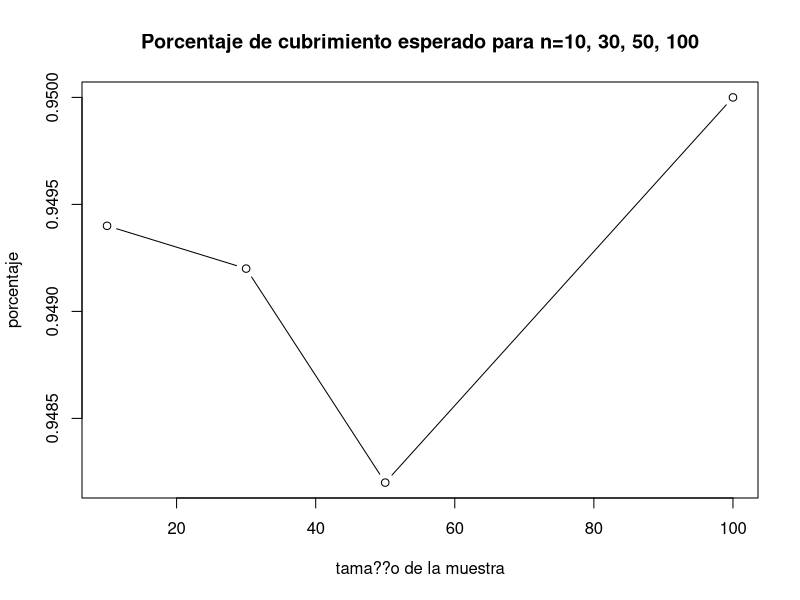
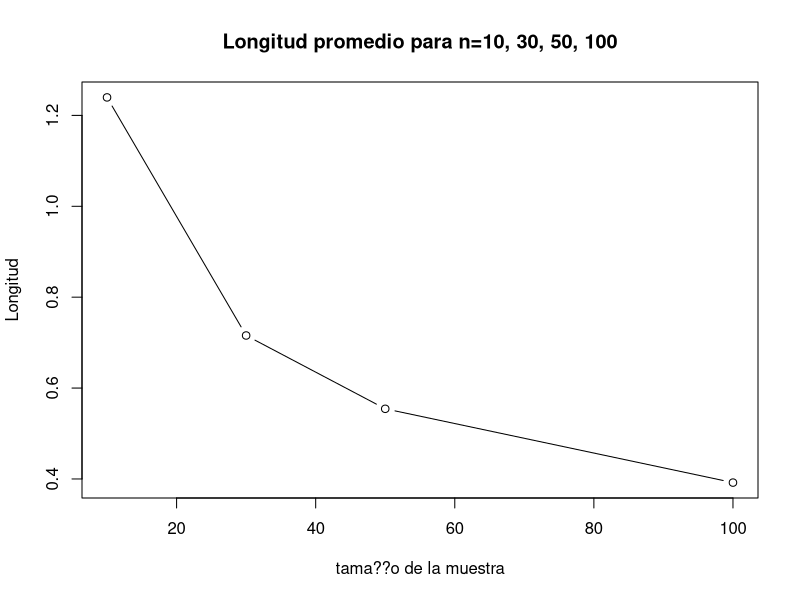
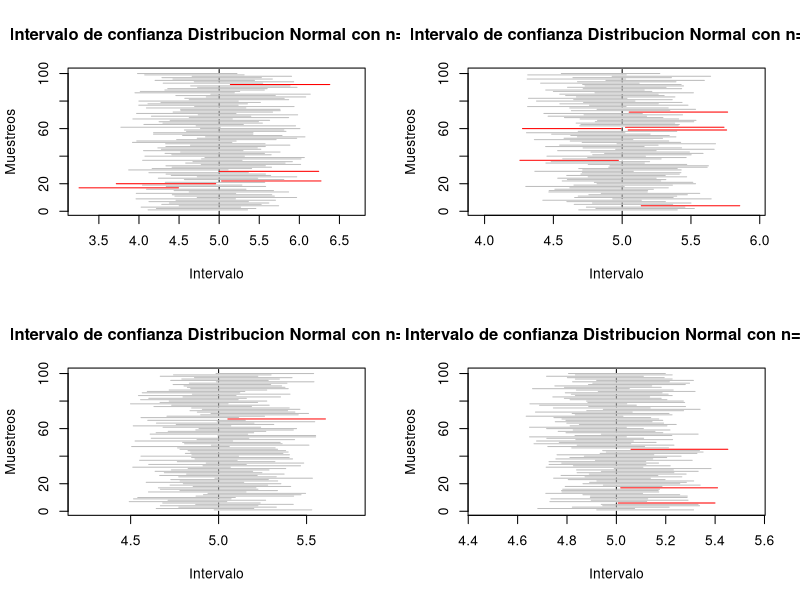

These figures' R source, in order: (Note: a time limit stopped this script after it produced the figures.)

# Laboratorio 3 Metodos Estadisticos 

# Diana C. Arias Sinisterra
# Kevin S. Garcia Chica
# Cesar A. Saavedra Vanegas

#--------------- Punto 1 ---------------#

B <- 5000 ## n??mero de experimentos
mu <- 5
sd <- 1
alpha <- 0.05
cuantil <- qnorm(1-alpha/2)

#---Para n=10---#
n1 <- 10 ## tama??o de muestra

muestras1 <- replicate(B, rnorm(n1, mu, sd))

calcula.el.intervalo1 <- function(columna) {
  
  m1 <- muestras1[, columna]
  
  sem1 <- sd(m1)/sqrt(length(m1))
  
  lim.inf1 <- mean(m1) - cuantil * sqrt(sd)/sqrt(n1)
  lim.sup1 <- mean(m1) + cuantil * sqrt(sd)/sqrt(n1)
  
  c(lim.inf1, lim.sup1)
}

#C??lculo de los nuevos intervalos#
c1=0
mis.intervalos1 <- matrix(rep(0, 10000), nrow = 2) ## matriz de ceros

for(i in 1:5000) {
  mis.intervalos1[,i] <- calcula.el.intervalo1(i)
  if (mis.intervalos1[1, i] <= mu && mis.intervalos1[2, i] >= mu){
    c1= c1+1
  }
  else{
    c1=c1
  }
}

Porcentaje1 <- c1/5000 #Proporcion de intervalos que atrapan al parametro

longitud1 <- numeric(length = B)
for (i in 1:B){
  longitud1[i]=(mis.intervalos1[2,i]-mis.intervalos1[1,i])
  longitudpro1=sum(longitud1)/B
}

#---Para n=30---#
n2 <- 30 ## tama??o de muestra

muestras2 <- replicate(B, rnorm(n2, mu, sd))

calcula.el.intervalo2 <- function(columna) {
  
  m2 <- muestras2[, columna]
  
  sem <- sd(m2)/sqrt(length(m2))
  
  lim.inf2 <- mean(m2) - cuantil * sqrt(sd)/sqrt(n2)
  lim.sup2 <- mean(m2) + cuantil * sqrt(sd)/sqrt(n2)
  
  c(lim.inf2, lim.sup2)
}

#C??lculo de los nuevos intervalos#
c2=0
mis.intervalos2 <- matrix(rep(0, 10000), nrow = 2) ## matriz de ceros

for(i in 1:5000) {
  mis.intervalos2[,i] <- calcula.el.intervalo2(i)
  if (mis.intervalos2[1, i] <= mu && mis.intervalos2[2, i] >= mu){
    c2= c2+1
  }
  else{
    c2=c2
  }
}

Porcentaje2 <- c2/5000 #Proporcion de intervalos que atrapan al parametro

longitud2 <- numeric(length = B)
for (i in 1:B){
  longitud2[i]=(mis.intervalos2[2,i]-mis.intervalos2[1,i])
  longitudpro2=sum(longitud2)/B
}

#---Para n=50---#
n3 <- 50 ## tama??o de muestra

muestras3 <- replicate(B, rnorm(n3, mu, sd))

calcula.el.intervalo3 <- function(columna) {
  
  m3 <- muestras3[, columna]
  
  sem <- sd(m3)/sqrt(length(m3))
  
  lim.inf3 <- mean(m3) - cuantil * sqrt(sd)/sqrt(n3)
  lim.sup3 <- mean(m3) + cuantil * sqrt(sd)/sqrt(n3)
  
  c(lim.inf3, lim.sup3)
}

#C??lculo de los nuevos intervalos#
c3=0
mis.intervalos3 <- matrix(rep(0, 10000), nrow = 2) ## matriz de ceros

for(i in 1:5000) {
  mis.intervalos3[,i] <- calcula.el.intervalo3(i)
  if (mis.intervalos3[1, i] <= mu && mis.intervalos3[2, i] >= mu){
    c3= c3+1
  }
  else{
    c3=c3
  }
}

Porcentaje3 <- c3/5000 #Proporcion de intervalos que atrapan al parametro

longitud3 <- numeric(length = B)
for (i in 1:B){
  longitud3[i]=(mis.intervalos3[2,i]-mis.intervalos3[1,i])
  longitudpro3=sum(longitud3)/B
}

#---Para n=100---#

n4 <- 100 ## tama??o de muestra

muestras4 <- replicate(B, rnorm(n4, mu, sd))

calcula.el.intervalo4 <- function(columna) {
  
  m4 <- muestras4[, columna]
  
  sem <- sd(m4)/sqrt(length(m4))
  
  lim.inf4 <- mean(m4) - cuantil * sqrt(sd)/sqrt(n4)
  lim.sup4 <- mean(m4) + cuantil * sqrt(sd)/sqrt(n4)
  
  c(lim.inf4, lim.sup4)
}

#Calculo de los nuevos intervalos#
c4=0
mis.intervalos4 <- matrix(rep(0, 10000), nrow = 2) ## matriz de ceros

for(i in 1:5000) {
  mis.intervalos4[,i] <- calcula.el.intervalo4(i)
  if (mis.intervalos4[1, i] <= mu && mis.intervalos4[2, i] >= mu){
    c4= c4+1
  }
  else{
    c4=c4
  }
}

Porcentaje4 <- c4/5000 #Proporcion de intervalos que atrapan al parametro

longitud4 <- numeric(length = B)
for (i in 1:B){
  longitud4[i]=(mis.intervalos4[2,i]-mis.intervalos4[1,i])
  longitudpro4=sum(longitud4)/B
}

tabla_cv<-c(Porcentaje1,Porcentaje2,Porcentaje3,Porcentaje4)
tabla_sd<-c(longitudpro1,longitudpro2,longitudpro3,longitudpro4)
tabla_cs<-c(n1,n2,n3,n4)

### Graficos ###
plot(tabla_cs, tabla_cv, type="b", main="Porcentaje de cubrimiento esperado para n=10, 30, 50, 100", 
     xlab="tama??o de la muestra", ylab="porcentaje")
plot(tabla_cs, tabla_sd, type="b", main="Longitud promedio para n=10, 30, 50, 100", 
     xlab="tama??o de la muestra", ylab="Longitud")

par(mfrow=c(2,2))
plot(1:100, type = "n",
     xlim = range(mis.intervalos1), main = "Intervalo de confianza Distribucion Normal con n=10",
     ylab = "Muestreos", xlab = "Intervalo")

abline(v = mu, lty = 2, col=("black"))

for(i in 1:100) {
  segments(mis.intervalos1[1,i], i, mis.intervalos1[2,i], i,
           col = ifelse(mis.intervalos1[1, i] < mu & mis.intervalos1[2, i] > mu, "gray", "red"))  
}

plot(1:100, type = "n",
     xlim = range(mis.intervalos2), main = "Intervalo de confianza Distribucion Normal con n=30",
     ylab = "Muestreos", xlab = "Intervalo")

abline(v = mu, lty = 2, col=("black"))

for(i in 1:100) {
  segments(mis.intervalos2[1,i], i, mis.intervalos2[2,i], i,
           col = ifelse(mis.intervalos2[1, i] < mu & mis.intervalos2[2, i] > mu, "gray", "red"))  
}

plot(1:100, type = "n",
     xlim = range(mis.intervalos3), main = "Intervalo de confianza Distribucion Normal con n=50",
     ylab = "Muestreos", xlab = "Intervalo")

abline(v = mu, lty = 2, col=("black"))

for(i in 1:100) {
  segments(mis.intervalos3[1,i], i, mis.intervalos3[2,i], i,
           col = ifelse(mis.intervalos3[1, i] < mu & mis.intervalos3[2, i] > mu, "gray", "red"))  
}

plot(1:100, type = "n",
     xlim = range(mis.intervalos4), main = "Intervalo de confianza Distribucion Normal con n=100",
     ylab = "Muestreos", xlab = "Intervalo")

abline(v = mu, lty = 2, col=("black"))

for(i in 1:100) {
  segments(mis.intervalos4[1,i], i, mis.intervalos4[2,i], i,
           col = ifelse(mis.intervalos4[1, i] < mu & mis.intervalos4[2, i] > mu, "gray", "red"))  
}

#-------------------------------------------------------------#
# Para una Exponencial
n1=c(10,30,50,100)
lim_inf1<- 0
lim_sup1<- 0
lim_inf_V1 <- 0
lim_sup_V1<-0
contadorMedia1<- 0
contadorVarianza1<-0
longitudMedias1<-0
longitudVarianzas1<-0
for(j in 1:length(n1)){
  alpha1<- 0.05
  varianza1 <- 1
  media1<- 5
  medias1<-0
  varianzas1 <- 25
  contadorMedia1[j]<- 0
  contadorVarianza1[j]<-0
  
  for (i in 1:5000){
    
    muestra1 <- rexp (n1[j], rate=5)
    medias1[i]<- mean(muestra1)
    varianzas1[i] <- var(muestra1)
    cuantil1<- qt((1-(alpha1)/2),n1[j]-1)
    lim_inf1[j]<-  medias1[i] - cuantil1 * sqrt(varianzas1[i]) / sqrt(n1[j])
    lim_sup1[j]<- medias1[i] + cuantil1 *  sqrt(varianzas1[i]) / sqrt(n1[j])
    if(media1>=lim_inf1[j] & media1 <=lim_sup1[j])
    { contadorMedia1[j] = contadorMedia1[j] + 1 } 
    longitudMedias1[j] <- mean(lim_sup1[j]-lim_inf1[j])
    lim_inf_V1[j] <- (n1[j] - 1) * varianzas1[i] / qchisq(1 - alpha1 / 2,n1[j] - 1)
    lim_sup_V1[j] <- (n1[j] - 1) * varianzas1[i] / qchisq(alpha1 / 2,n1[j] - 1)
    if(varianza1>= lim_inf_V1[j] & varianza1 <= lim_sup_V1[j])
    {contadorVarianza1[j]= contadorVarianza1[j] + 1  }
    longitudVarianzas1[j]<- mean(lim_sup_V1[j]-lim_inf_V1[j])
  }
}
porcentajeMedias1 <-  contadorMedia1/5000
porcentajeVarianza1<-   contadorVarianza1/5000
porcentajeMedias1
porcentajeVarianza1
longitudMedias1
longitudVarianzas1


#--------------- Punto 4 ---------------#
  
#--------------- Punto 5 ---------------#
x1 <- c(11.23,14.36,8.33,10.5,23.42,9.15,13.47,6.47,12.4,19.38)
x2 <- c(11.27,14.41,8.35,10.52,23.41,9.17,13.52,6.46,12.45,19.35)
n1 <-10
n2 <-10
n <- n1 + n2

media1 <- mean(x1)
media2 <- mean(x2)
des1 <- sd(x1)
des2 <- sd(x2)
desc1 <- des1^2
desc2 <- des2^2
sp <- sqrt(((n1-1)*desc1+(n2-1)*desc2)/(n1+n2-2))

coefi <- 0.98
alpha <- 1-coefi

ic1 <- ((media2)-(media1)) - qt((1-(alpha)/2),18)*sp*sqrt((1/n1)+(1/n2))
ic2 <- ((media2)-(media1)) + qt((1-(alpha)/2),18)*sp*sqrt((1/n1)+(1/n2))

#--------------- Punto 7 ---------------#
################   Parametros de las distribuciones #######################

k=100               ## Parametro de forma de la gamma
lambda_ga=0.5       ## Parametro de escala de la gamma
media=200           ## Media de la normal y parametro de locacion de laplace
sigma=sqrt(400)     ## Desviacion estandar de la normal
c=200 		    ## Parametro uniforme
d=600 		    ## Parametro uniforme

########################      distribucion normal    ##################################
cv_r=sigma/media    ## Coeficiente de variaci??n
alpha=0.05          ## Trabajamos con un nivel de confianza del 0.05
nsim=5000           ## numero de simulaciones
nsim2=100          ## Numero de remuestras
n<-c(5,seq(10,100,10)) ## Tama??o de muestras

tabla_sd<-matrix(nrow=11,ncol=6)               ## Matriz que almacena los 
colnames(tabla_sd)<-c("L.I 1","C.I 1", "L.I 2" #valores de la longitud media 
                      ,"C.I 2","L.I 3","C.I 3")#y la cobertura media de cada 
rownames(tabla_sd)<-c("5","10","20","30","40"  #intervalo para cada tama??o 
                      ,"50","60", "70","80",   #de muestra para la desviacion
                      "90","100")

tabla_cv<-matrix(nrow=11,ncol=8)               ## Matriz que almacena los 
colnames(tabla_cv)<-c("L.I 1","C.I 1", "L.I 2" #valores de la longitud media 
                      ,"C.I 2","L.I 3","C.I 3",#y la cobertura media de cada
                      "L.I 4", "C.I 4")        #intervalo para cada tama??o 
rownames(tabla_cv)<-c("5","10","20","30",      #de muestra para la desviacion
                      "40","50","60",
                      "70","80","90","100")

dist<-function(n,a,b){    ## Ditribucion a evaluar 
  x<-rnorm(n,a,b)
}

###################### Intevalos para la desviaci??n #########################

for(l in 1:length(n)){
  a=0      
  b=0
  long1=0   ## Vector de longitudes para el estimador 1
  long2=0   ## Vector de longitudes para el estimador 2
  contador1=0
  contador2=0
  p=1/(2*sqrt(n[l]-4)) ##Proporcion para el promedio recortado
  for(m in 1:nsim){
    x<-dist(n[l],media,sigma)   ## Distribucion a evaluar
    
    ##Calcular ro4 #######
    
    for(j in 1:n[l]){    
      b= b+((x[j]-mean(x))^2)  ## Denominador de ro
    }
    for(i in 1:n[l]){
      a=a+(((x[i]-mean(x, trim=p))^4)/(b^2)) #### ro4/n
    }
    r=n[l]*a  ## Ro 4
    
    ##Calcular c
    c=n[l]/(n[l]+qnorm((alpha/2),0,1))
    
    ## Calcular se
    se=c*(sqrt(((r*(n[l]-3))/n[l])/(n[l]-1)))
    
    ##Limites de los intervalos 
    
    #### Intervalo 1
    
    li1=sqrt(exp(log(c*var(x))+(qnorm((alpha/2),0,1)*se))) ## Inferior
    ls1=sqrt(exp(log(c*var(x))+(qnorm((1-(alpha/2)),0,1)*se))) ## Superior
    
    ## Intervalo 2
    
    li2<-sqrt(((n[l]-1)*var(x))/qchisq(1-(alpha/2),n[l]-1)) ## Inferior
    ls2<-sqrt(((n[l]-1)*var(x))/qchisq((alpha/2),n[l]-1)) ## Superior
    
    ## Calculo de la longitud
    
    long1[m]<- ls1-li1 ##Longitud intervalo 1
    long2[m]<- ls2-li2 ## Longitud intervalo 2
    
    if (sigma>=li1 & sigma<=ls1){
      contador1= contador1+1}   
    
    if (sigma>=li2 & sigma<=ls2){
      contador2= contador2+1 }
  } 
  
  ## Almacenamos todos los valores para cada n en un matriz
  
  tabla_sd[l,1]=mean(long1)
  tabla_sd[l,3]=mean(long2)
  tabla_sd[l,2]=contador1/nsim
  tabla_sd[l,4]=contador2/nsim
}

##### Intervalo bootrap para la desviaci??n estandar 

sd_boot=0  ## Vector para la distribcion de la desviaci??n

for(m in 1:length(n)){
  long7=0  ## vector de longitudes
  contador7=0 
  for(l in 1:nsim){
    x<-dist(n[m],media,sigma) ## Muestra de la distribucon a evaluar
    for(j in 1:nsim2){
      mues_boot<-sample(x,n[m],replace=T) ## Muestras con reemplazo
      sd_boot[j]= sd(mues_boot)}
    li7=quantile(sd_boot, (alpha/2))  #limite inferior
    ls7=quantile(sd_boot, 1-(alpha/2)) #limite superior
    
    long7[l]=ls7-li7  ## Calculo de la longitud
    
    if(sigma>=li7 & sigma<=ls7){
      contador7=contador7+1}   
  }
  tabla_sd[m,5]=mean(long7)  ## Longitud promedio
  tabla_sd[m,6]=contador7/nsim ## Cobertura
}

tabla_sd
############ Intervalos de confianza para CV #######################

for(j in 1:length(n)){
  long3=0  ## Vector de longitudes para el intervalo 1
  long4=0  ## Vector de longitudes para el intervalo 2 
  long5=0  ## Vector de longitudes para el intervalo 3
  contador3=0
  contador4=0
  contador5=0
  
  for(i in 1:nsim){ 
    x<-dist(n[j],media,sigma) ## distribucion a evaluar
    
    cv= sd(x)/mean(x)  ## Coeficiente de varianci??n estiamado
    
    ## Inverlo 1
    li3=cv+(qnorm((alpha/2),0,1)*sqrt(1/(n[j]-1))*(cv^2)*(0.5+(cv^2)))
    ls3=cv+(qnorm(1-(alpha/2),0,1)*sqrt(1/(n[j]-1))*(cv^2)*(0.5+(cv^2)))
    
    ## Intervalo 2
    li4=((sqrt((n[j]-1))*cv)/(sqrt(qchisq(1-(alpha/2),n[j]-1))))
    ls4=((sqrt((n[j]-1))*cv)/(sqrt(qchisq((alpha/2),n[j]-1))))
    
    ## Intervalo 3
    li5=cv+(qnorm((alpha/2),0,1)*(sqrt((cv^4)+0.5*(cv^2))/sqrt(n[j])))
    ls5=cv+(qnorm(1-(alpha/2),0,1)*(sqrt((cv^4)+0.5*(cv^2))/sqrt(n[j])))
    
    ## Calculo de la Longitud
    
    long3[i]=ls3-li3
    long4[i]=ls4-li4
    long5[i]=ls5-li5
    
    # Calculo de la Cobertura para cada intervalo 
    if (cv_r>=li3 & cv_r<=ls3){
      contador3= contador3+1}
    
    if (cv_r>=li4 & cv_r<=ls4){
      contador4= contador4+1}
    
    if (cv_r>=li5 & cv_r<=ls5){
      contador5= contador5+1}
  }
  
  tabla_cv[j,1]=mean(long3)
  tabla_cv[j,3]=mean(long4)
  tabla_cv[j,5]=mean(long5)
  tabla_cv[j,2]=contador3/nsim
  tabla_cv[j,4]=contador4/nsim
  tabla_cv[j,6]=contador5/nsim
}

##### Intervalo bootrap para el coeficiente de variaci??n ###############
cv_boot=0

for(m in 1:length(n)){
  cober6=0
  long6=0
  contador6=0
  for(l in 1:nsim){
    x<-dist(n[m],media,sigma)
    for(j in 1:nsim2){
      mues_boot<-sample(x,n[m],replace=T) ## Muestras con reemplazo
      cv_boot[j]= sd(mues_boot)/mean(mues_boot) }
    li6=quantile(cv_boot, (alpha/2))
    ls6=quantile(cv_boot, 1-(alpha/2))
    
    long6[l]=ls6-li6
    
    if(cv_r>=li6 & cv_r<=ls6){
      contador6=contador6+1}   
  }
  tabla_cv[m,7]=mean(long6)
  tabla_cv[m,8]=contador6/nsim
}
####### Graficas ########
par(mfrow=c(1,2))
plot(tabla_sd[,2],main="Cobertura de los intervalos para sd
     en la distribucion Normal",col="red",type="o",
     xaxt='n',ylim=c(0,1),pch=5,xlab="Tama??o muestra",
     ylab="Proporcion de aceptados")
axis(1,1:length(n),n)
lines(tabla_sd[,4],col="blue",type="o")
lines(tabla_sd[,6],type="b")
abline(h=1-alpha,col="green")
legend(5,0.7,c("alpha","estimador 1","estimador 2","Bootstrap"),
       col=c("green","red","blue","black"),lty=c(1,1),cex=0.8)

plot(tabla_sd[,1],main="Longitud de los intervalos para sd
     en la distribucion Normal",col="red",type="o",
     xaxt='n',ylim=c(0,max(tabla_sd[,1])),pch=5,xlab="Tama??o muestra",
     ylab="Longitud")
axis(1,1:length(n),n)
lines(tabla_sd[,3],col="blue",type="o")
lines(tabla_sd[,5],type="b")
legend(5,90,c("estimador 1","estimador 2","Bootstrap"),
       col=c("red","blue","black"),lty=c(1,1),cex=0.8 )

par(mfrow=c(1,2))
plot(tabla_cv[,2],main="Cobertura de los intervalos para CV
     en la distribucion Normal",col="red",type="o",
     xaxt='n',ylim=c(0,1),pch=5,xlab="Tama??o muestra",
     ylab="Proporcion de aceptados")
axis(1,1:length(n),n)
lines(tabla_cv[,4],col="blue",type="o")
lines(tabla_cv[,6],type="b")
lines(tabla_cv[,8], col="purple", type="o")
abline(h=1-alpha,col="green")
legend(5,0.85,c("alpha","estimador 1","estimador 2","estimador 3","Bootstrap"),
       col=c("green","red","blue","purple","black"),lty=c(1,1),cex=0.8)

plot(tabla_cv[,1],main="Longitud de los intervalos para CV
     en la distribucion Normal",col="red",type="o",
     xaxt='n',ylim=c(0,max(tabla_cv)),pch=5,xlab="Tama??o muestra",
     ylab="Longitud")
axis(1,1:length(n),n)
lines(tabla_cv[,3],col="blue",type="o")
lines(tabla_cv[,5],type="b")
lines(tabla_cv[,7], col="purple", type="o")
legend(5,0.85,c("estimador 1","estimador 2","estimador 3","Bootstrap"),
       col=c("red","blue","purple","black"),lty=c(1,1),cex=0.8) 

################ distribucion Gamma #######################
tabla_cv<-matrix(nrow=11,ncol=8)               ## Matriz que almacena los 
colnames(tabla_cv)<-c("L.I 1","C.I 1", "L.I 2" #valores de la longitud media 
                      ,"C.I 2","L.I 3","C.I 3",#y la cobertura media de cada
                      "L.I 4", "C.I 4")        #intervalo para cada tama??o 
rownames(tabla_cv)<-c("5","10","20","30",      #de muestra para la desviacion
                      "40","50","60",
                      "70","80","90","100")
tabla_sd<-matrix(nrow=11,ncol=6)               ## Matriz que almacena los 
colnames(tabla_sd)<-c("L.I 1","C.I 1", "L.I 2" #valores de la longitud media 
                      ,"C.I 2","L.I 3","C.I 3")#y la cobertura media de cada 
rownames(tabla_sd)<-c("5","10","20","30","40"  #intervalo para cada tama??o 
                      ,"50","60", "70","80",   #de muestra para la desviacion
                      "90","100")

alpha=0.05
k=100               ## Parametro de forma de la gamma
lambda_ga=0.5       ## Parametro de escala de la gamma
sigma=sqrt(400) 
cv_g=1/sqrt(100) 
nsim=5000           ## numero de simulaciones
nsim2=100          ## Numero de remuestras
n<-c(5,seq(10,100,10)) ## Tama??o de muestras

for(l in 1:length(n)){
  a=0      
  b=0
  long1=0   ## Vector de longitudes para el estimador 1
  long2=0   ## Vector de longitudes para el estimador 2
  contador1=0
  contador2=0
  p=1/(2*sqrt(n[l]-4)) ##Proporcion para el promedio recortado
  for(m in 1:nsim){
    x<-rgamma(n[l],shape=k,scale=lambda_ga)  ## Distribucion a evaluar
    
    ##Calcular ro4 #######
    
    for(j in 1:n[l]){    
      b= b+((x[j]-mean(x))^2)  ## Denominador de ro
    }
    for(i in 1:n[l]){
      a=a+(((x[i]-mean(x, trim=p))^4)/(b^2)) #### ro4/n
    }
    r=n[l]*a  ## Ro 4
    
    ##Calcular c
    c=n[l]/(n[l]+qnorm((alpha/2),0,1))
    
    ## Calcular se
    se=c*(sqrt(((r*(n[l]-3))/n[l])/(n[l]-1)))
    
    ##Limites de los intervalos 
    
    #### Intervalo 1
    
    li1=sqrt(exp(log(c*var(x))+(qnorm((alpha/2),0,1)*se))) ## Inferior
    ls1=sqrt(exp(log(c*var(x))+(qnorm((1-(alpha/2)),0,1)*se))) ## Superior
    
    ## Intervalo 2
    
    li2<-sqrt(((n[l]-1)*var(x))/qchisq(1-(alpha/2),n[l]-1)) ## Inferior
    ls2<-sqrt(((n[l]-1)*var(x))/qchisq((alpha/2),n[l]-1)) ## Superior
    
    ## Calculo de la longitud
    
    long1[m]<- ls1-li1 ##Longitud intervalo 1
    long2[m]<- ls2-li2 ## Longitud intervalo 2
    
    if (sigma>=li1 & sigma<=ls1){
      contador1= contador1+1}   
    
    if (sigma>=li2 & sigma<=ls2){
      contador2= contador2+1 }
  } 
  
  ## Almacenamos todos los valores para cada n en un matriz
  
  tabla_sd[l,1]=mean(long1)
  tabla_sd[l,3]=mean(long2)
  tabla_sd[l,2]=contador1/nsim
  tabla_sd[l,4]=contador2/nsim
}

##### Intervalo bootrap para la desviaci??n estandar 

sd_boot=0  ## Vector para la distribcion de la desviaci??n

for(m in 1:length(n)){
  long7=0  ## vector de longitudes
  contador7=0 
  for(l in 1:nsim){
    x<-rgamma(n[m],shape=k,scale=lambda_ga) ## Muestra de la distribucon a evaluar
    for(j in 1:nsim2){
      mues_boot<-sample(x,n,replace=T) ## Muestras con reemplazo
      sd_boot[j]= sd(mues_boot)}
    li7=quantile(sd_boot, (alpha/2))  #limite inferior
    ls7=quantile(sd_boot, 1-(alpha/2)) #limite superior
    
    long7[l]=ls7-li7  ## Calculo de la longitud
    if(sigma>=li7 & sigma<=ls7){
      contador7=contador7+1}   
  }
  tabla_sd[m,5]=mean(long7)  ## Longitud promedio
  tabla_sd[m,6]=contador7/nsim ## Cobertura
}

tabla_sd
############ Intervalos de confianza para CV #######################

for(j in 1:length(n)){
  long3=0  ## Vector de longitudes para el intervalo 1
  long4=0  ## Vector de longitudes para el intervalo 2 
  long5=0  ## Vector de longitudes para el intervalo 3
  contador3=0
  contador4=0
  contador5=0
  
  for(i in 1:nsim){ 
    x<-rgamma(n[j],shape=k,scale=lambda_ga) ## distribucion a evaluar
    
    cv= sd(x)/mean(x)  ## Coeficiente de varianci??n estiamado
    
    ## Inverlo 1
    li3=cv+(qnorm((alpha/2),0,1)*sqrt(1/(n[j]-1))*(cv^2)*(0.5+(cv^2)))
    ls3=cv+(qnorm(1-(alpha/2),0,1)*sqrt(1/(n[j]-1))*(cv^2)*(0.5+(cv^2)))
    
    ## Intervalo 2
    li4=((sqrt((n[j]-1))*cv)/(sqrt(qchisq(1-(alpha/2),n[j]-1))))
    ls4=((sqrt((n[j]-1))*cv)/(sqrt(qchisq((alpha/2),n[j]-1))))
    
    ## Intervalo 3
    li5=cv+(qnorm((alpha/2),0,1)*(sqrt((cv^4)+0.5*(cv^2))/sqrt(n[j])))
    ls5=cv+(qnorm(1-(alpha/2),0,1)*(sqrt((cv^4)+0.5*(cv^2))/sqrt(n[j])))
    
    ## Calculo de la Longitud
    
    long3[i]=ls3-li3
    long4[i]=ls4-li4
    long5[i]=ls5-li5
    
    # Calculo de la Cobertura para cada intervalo 
    if (cv_g>=li3 & cv_g<=ls3){
      contador3= contador3+1}
    
    if (cv_g>=li4 & cv_g<=ls4){
      contador4= contador4+1}
    
    if (cv_g>=li5 & cv_g<=ls5){
      contador5= contador5+1}
  }
  
  tabla_cv[j,1]=mean(long3)
  tabla_cv[j,3]=mean(long4)
  tabla_cv[j,5]=mean(long5)
  tabla_cv[j,2]=contador3/nsim
  tabla_cv[j,4]=contador4/nsim
  tabla_cv[j,6]=contador5/nsim
}

##### Intervalo bootrap para el coeficiente de variaci??n ###############
cv_boot=0

for(m in 1:length(n)){
  cober6=0
  long6=0
  contador6=0
  for(l in 1:nsim){
    x<-rgamma(n[m],shape=k,scale=lambda_ga)
    for(j in 1:nsim2){
      mues_boot<-sample(x,n,replace=T) ## Muestras con reemplazo
      cv_boot[j]= sd(mues_boot)/mean(mues_boot) }
    li6=quantile(cv_boot, (alpha/2))
    ls6=quantile(cv_boot, 1-(alpha/2))
    
    long6[l]=ls6-li6
    
    if(cv_g>=li6 & cv_g<=ls6){
      contador6=contador6+1}   
  }
  tabla_cv[m,7]=mean(long6)
  tabla_cv[m,8]=contador6/nsim
}

####### Graficas ########
par(mfrow=c(1,2))
plot(tabla_sd[,2],main="Cobertura de los intervalos para sd
     en la distribucion Gamma",col="red",type="o",
     xaxt='n',ylim=c(0.6,1),pch=5,xlab="Tama??o de muestra",
     ylab="Proporcion de aceptados")
axis(1,1:length(n),n)
lines(tabla_sd[,4],col="blue",type="o")
lines(tabla_sd[,6],type="b")
abline(h=1-alpha,col="green")
legend(5,0.85,c("alpha","estimador 1","estimador 2","Bootstrap"),
       col=c("green","red","blue","black"),lty=c(1,1),cex=0.8)

plot(tabla_sd[,1],main="Longitud de los intervalos para sd
     en la distribucion Gamma",col="red",type="o",
     xaxt='n',ylim=c(0,max(tabla_sd[,1])),pch=5,xlab="Tama??o de muestra",
     ylab="Proporcion de aceptados")
axis(1,1:length(n),n)
lines(tabla_sd[,3],col="blue",type="o")
lines(tabla_sd[,5],type="b")
legend(5,15,c("estimador 1","estimador 2","Bootstrap"),
       col=c("red","blue","black"),lty=c(1,1),cex=0.8)

par(mfrow=c(1,2))
plot(tabla_cv[,2],main="Cobertura de los intervalos para CV
     en la distribucion Gamma",col="red",type="o",
     xaxt='n',ylim=c(0,1),pch=5,xlab="Tama??o de muestra",
     ylab="Proporcion de aceptados")
axis(1,1:length(n),n)
lines(tabla_cv[,4],col="blue",type="o")
lines(tabla_cv[,6],type="b")
lines(tabla_cv[,8], col="purple", type="o")
abline(h=1-alpha,col="green")
legend(5,0.85,c("alpha","estimador 1","estimador 2","estimador 3","Bootstrap"),
       col=c("green","red","blue","purple","black"),lty=c(1,1),cex=0.8)

plot(tabla_cv[,1],main="Longitud de los intervalos para CV
     en la distribucion Gamma",col="red",type="o",
     xaxt='n',ylim=c(0,max(tabla_cv)),pch=5,xlab="Tama??o de muestra",
     ylab="Proporcion de aceptados")
axis(1,1:length(n),n)
lines(tabla_cv[,3],col="blue",type="o")
lines(tabla_cv[,5],type="b")
lines(tabla_cv[,7], col="purple", type="o")
legend(5,0.85,c("estimador 1","estimador 2","estimador 3","Bootstrap"),
       col=c("red","blue","purple","black"),lty=c(1,1),cex=0.8) 

########################     distribucion Uniforme   ##################################
cv_r=sigma/media    ## Coeficiente de variaci??n
alpha=0.05          ## Trabajamos con un nivel de confianza del 0.05
nsim=5000           ## numero de simulaciones
nsim2=100          ## Numero de remuestras
n<-c(5,seq(10,100,10)) ## Tama??o de muestras

tabla_sd<-matrix(nrow=11,ncol=6)               ## Matriz que almacena los 
colnames(tabla_sd)<-c("L.I 1","C.I 1", "L.I 2" #valores de la longitud media 
                      ,"C.I 2","L.I 3","C.I 3")#y la cobertura media de cada 
rownames(tabla_sd)<-c("5","10","20","30","40"  #intervalo para cada tama??o 
                      ,"50","60", "70","80",   #de muestra para la desviacion
                      "90","100")

tabla_cv<-matrix(nrow=11,ncol=8)               ## Matriz que almacena los 
colnames(tabla_cv)<-c("L.I 1","C.I 1", "L.I 2" #valores de la longitud media 
                      ,"C.I 2","L.I 3","C.I 3",#y la cobertura media de cada
                      "L.I 4", "C.I 4")        #intervalo para cada tama??o 
rownames(tabla_cv)<-c("5","10","20","30",      #de muestra para la desviacion
                      "40","50","60",
                      "70","80","90","100")

dist<-function(n,a,b){    ## Ditribucion a evaluar 
  x<-runif(n,a,b)
}

###################### Intevalos para la desviaci??n #########################

for(l in 1:length(n)){
  a=0      
  b=0
  long1=0   ## Vector de longitudes para el estimador 1
  long2=0   ## Vector de longitudes para el estimador 2
  contador1=0
  contador2=0
  p=1/(2*sqrt(n[l]-4)) ##Proporcion para el promedio recortado
  for(m in 1:nsim){
    x<-dist(n[l],c,d)   ## Distribucion a evaluar
    
    ##Calcular ro4 #######
    
    for(j in 1:n[l]){    
      b= b+((x[j]-mean(x))^2)  ## Denominador de ro
    }
    for(i in 1:n[l]){
      a=a+(((x[i]-mean(x, trim=p))^4)/(b^2)) #### ro4/n
    }
    r=n[l]*a  ## Ro 4
    
    ##Calcular c
    c=n[l]/(n[l]+qnorm((alpha/2),0,1))
    
    ## Calcular se
    se=c*(sqrt(((r*(n[l]-3))/n[l])/(n[l]-1)))
    
    ##Limites de los intervalos 
    
    #### Intervalo 1
    
    li1=sqrt(exp(log(c*var(x))+(qnorm((alpha/2),0,1)*se))) ## Inferior
    ls1=sqrt(exp(log(c*var(x))+(qnorm((1-(alpha/2)),0,1)*se))) ## Superior
    
    ## Intervalo 2
    
    li2<-sqrt(((n[l]-1)*var(x))/qchisq(1-(alpha/2),n[l]-1)) ## Inferior
    ls2<-sqrt(((n[l]-1)*var(x))/qchisq((alpha/2),n[l]-1)) ## Superior
    
    ## Calculo de la longitud
    
    long1[m]<- ls1-li1 ##Longitud intervalo 1
    long2[m]<- ls2-li2 ## Longitud intervalo 2
    
    if (sigma>=li1 & sigma<=ls1){
      contador1= contador1+1}   
    
    if (sigma>=li2 & sigma<=ls2){
      contador2= contador2+1 }
  } 
  
  ## Almacenamos todos los valores para cada n en un matriz
  
  tabla_sd[l,1]=mean(long1)
  tabla_sd[l,3]=mean(long2)
  tabla_sd[l,2]=contador1/nsim
  tabla_sd[l,4]=contador2/nsim
}

##### Intervalo bootrap para la desviaci??n estandar 

sd_boot=0  ## Vector para la distribcion de la desviaci??n

for(m in 1:length(n)){
  long7=0  ## vector de longitudes
  contador7=0 
  for(l in 1:nsim){
    x<-dist(n[m],c,d) ## Muestra de la distribucon a evaluar
    for(j in 1:nsim2){
      mues_boot<-sample(x,n[m],replace=T) ## Muestras con reemplazo
      sd_boot[j]= sd(mues_boot)}
    li7=quantile(sd_boot, (alpha/2))  #limite inferior
    ls7=quantile(sd_boot, 1-(alpha/2)) #limite superior
    
    long7[l]=ls7-li7  ## Calculo de la longitud
    
    if(sigma>=li7 & sigma<=ls7){
      contador7=contador7+1}   
  }
  tabla_sd[m,5]=mean(long7)  ## Longitud promedio
  tabla_sd[m,6]=contador7/nsim ## Cobertura
}

tabla_sd
############ Intervalos de confianza para CV #######################

for(j in 1:length(n)){
  long3=0  ## Vector de longitudes para el intervalo 1
  long4=0  ## Vector de longitudes para el intervalo 2 
  long5=0  ## Vector de longitudes para el intervalo 3
  contador3=0
  contador4=0
  contador5=0
  
  for(i in 1:nsim){ 
    x<-dist(n[j],c,d) ## distribucion a evaluar
    
    cv= sd(x)/mean(x)  ## Coeficiente de varianci??n estiamado
    
    ## Inverlo 1
    li3=cv+(qnorm((alpha/2),0,1)*sqrt(1/(n[j]-1))*(cv^2)*(0.5+(cv^2)))
    ls3=cv+(qnorm(1-(alpha/2),0,1)*sqrt(1/(n[j]-1))*(cv^2)*(0.5+(cv^2)))
    
    ## Intervalo 2
    li4=((sqrt((n[j]-1))*cv)/(sqrt(qchisq(1-(alpha/2),n[j]-1))))
    ls4=((sqrt((n[j]-1))*cv)/(sqrt(qchisq((alpha/2),n[j]-1))))
    
    ## Intervalo 3
    li5=cv+(qnorm((alpha/2),0,1)*(sqrt((cv^4)+0.5*(cv^2))/sqrt(n[j])))
    ls5=cv+(qnorm(1-(alpha/2),0,1)*(sqrt((cv^4)+0.5*(cv^2))/sqrt(n[j])))
    
    ## Calculo de la Longitud
    
    long3[i]=ls3-li3
    long4[i]=ls4-li4
    long5[i]=ls5-li5
    
    # Calculo de la Cobertura para cada intervalo 
    if (cv_r>=li3 & cv_r<=ls3){
      contador3= contador3+1}
    
    if (cv_r>=li4 & cv_r<=ls4){
      contador4= contador4+1}
    
    if (cv_r>=li5 & cv_r<=ls5){
      contador5= contador5+1}
  }
  
  tabla_cv[j,1]=mean(long3)
  tabla_cv[j,3]=mean(long4)
  tabla_cv[j,5]=mean(long5)
  tabla_cv[j,2]=contador3/nsim
  tabla_cv[j,4]=contador4/nsim
  tabla_cv[j,6]=contador5/nsim
}

##### Intervalo bootrap para el coeficiente de variaci??n ###############
cv_boot=0

for(m in 1:length(n)){
  cober6=0
  long6=0
  contador6=0
  for(l in 1:nsim){
    x<-dist(n[m],c,d)
    for(j in 1:nsim2){
      mues_boot<-sample(x,n[m],replace=T) ## Muestras con reemplazo
      cv_boot[j]= sd(mues_boot)/mean(mues_boot) }
    li6=quantile(cv_boot, (alpha/2))
    ls6=quantile(cv_boot, 1-(alpha/2))
    
    long6[l]=ls6-li6
    
    if(cv_r>=li6 & cv_r<=ls6){
      contador6=contador6+1}   
  }
  tabla_cv[m,7]=mean(long6)
  tabla_cv[m,8]=contador6/nsim
}
####### Graficas ########
par(mfrow=c(1,2))
plot(tabla_sd[,2],main="Cobertura de los intervalos para sd
     en la distribucion uniforme",col="red",type="o",
     xaxt='n',ylim=c(0,1),pch=5,xlab="Tama??o de muestra",
     ylab="Proporcion de aceptados")
axis(1,1:length(n),n)
lines(tabla_sd[,4],col="blue",type="o")
lines(tabla_sd[,6],type="b")
abline(h=1-alpha,col="green")
legend(5,0.7,c("alpha","estimador 1","estimador 2","Bootstrap"),
       col=c("green","red","blue","black"),lty=c(1,1),cex=0.8)

plot(tabla_sd[,1],main="Longitud de los intervalos para sd
     en la distribucion uniforme",col="red",type="o",
     xaxt='n',ylim=c(0,max(tabla_sd[,1])),pch=5,xlab="Tama??o de muestra",
     ylab="Longitud")
axis(1,1:length(n),n)
lines(tabla_sd[,3],col="blue",type="o")
lines(tabla_sd[,5],type="b")
legend(5,550,c("estimador 1","estimador 2","Bootstrap"),
       col=c("red","blue","black"),lty=c(1,1),cex=0.8 )

par(mfrow=c(1,2))
plot(tabla_cv[,2],main="Cobertura de los intervalos para CV
     en la distribucion uniforme",col="red",type="o",
     xaxt='n',ylim=c(0,1),pch=5,xlab="Tama??o de muestra",
     ylab="Proporcion de aceptados")
axis(1,1:length(n),n)
lines(tabla_cv[,4],col="blue",type="o")
lines(tabla_cv[,6],type="b")
lines(tabla_cv[,8], col="purple", type="o")
abline(h=1-alpha,col="green")
legend(5,250,c("alpha","estimador 1","estimador 2","estimador 3","Bootstrap"),
       col=c("green","red","blue","purple","black"),lty=c(1,1),cex=0.8)

plot(tabla_cv[,1],main="Longitud de los intervalos para CV
     en la distribuci??n uniforme",col="red",type="o",
     xaxt='n',ylim=c(0,max(tabla_cv)),pch=5,xlab="Tama??o de muestra",
     ylab="Longitud")
axis(1,1:length(n),n)
lines(tabla_cv[,3],col="blue",type="o")
lines(tabla_cv[,5],type="b")
lines(tabla_cv[,7], col="purple", type="o")
legend(5,0.85,c("estimador 1","estimador 2","estimador 3","Bootstrap"),
       col=c("red","blue","purple","black"),lty=c(1,1),cex=0.8)
